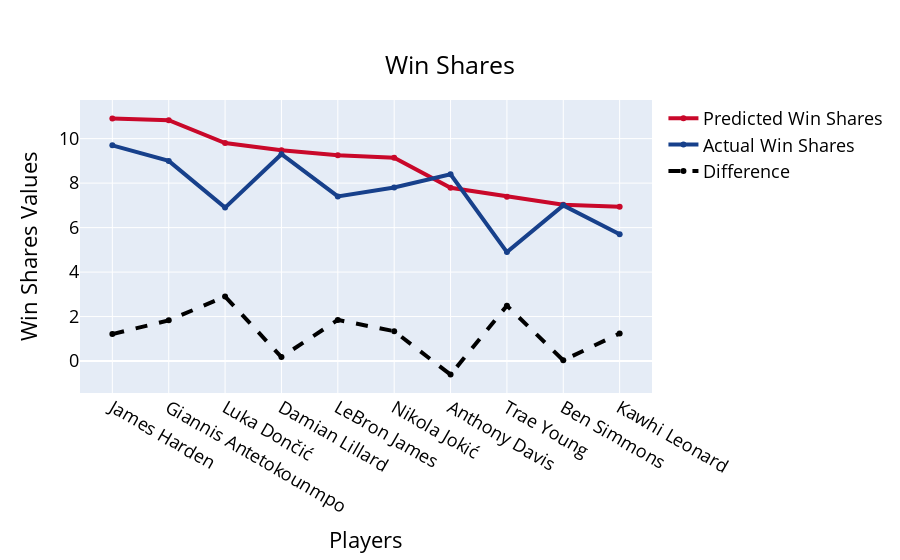

Notebook source saved alongside this figure:
### Code cell
# Used Plotly to visualize the data 
# Add data
players_px = new_df["Player"]
prediction_px = new_df["Prediction"]
win_shares_px = new_df["WS"]
difference_px = new_df["Difference"]
fig = go.Figure()
# Create and style traces
fig.add_trace(go.Scatter(x=players_px, y=prediction_px, name='Predicted Win Shares',
                         line=dict(color='#C9082A', width=4)))
fig.add_trace(go.Scatter(x=players_px, y=win_shares_px, name = 'Actual Win Shares',
                         line=dict(color='#17408B', width=4)))
fig.add_trace(go.Scatter(x=players_px, y=difference_px, name='Difference',
                         line=dict(color='black', width=4,
                              dash='dash') # dash options include 'dash', 'dot', and 'dashdot'
))
# Edit the layout
fig.update_layout( xaxis_title='Players',
                   yaxis_title='Win Shares Values',
                   title={
                    'text': "Win Shares",
                    'y':0.9,
                    'x':0.5,
                    'xanchor': 'center',
                    'yanchor': 'top'},
                   font=dict(
                       size=18,
                       color='black'))
fig.show()

### Figure 1 — Plotly figure (JSON) as saved in the notebook; plotly's stock layout.template omitted (floating-point values rounded to 4 significant figures)
{"data": [{"line": {"color": "#C9082A", "width": 4}, "name": "Predicted Win Shares", "type": "scatter", "x": ["James Harden", "Giannis Antetokounmpo", "Luka Dončić", "Damian Lillard", "LeBron James", "Nikola Jokić", "Anthony Davis", "Trae Young", "Ben Simmons", "Kawhi Leonard"], "y": [10.91, 10.83, 9.8, 9.48, 9.25, 9.14, 7.79, 7.39, 7.03, 6.94]}, {"line": {"color": "#17408B", "width": 4}, "name": "Actual Win Shares", "type": "scatter", "x": ["James Harden", "Giannis Antetokounmpo", "Luka Dončić", "Damian Lillard", "LeBron James", "Nikola Jokić", "Anthony Davis", "Trae Young", "Ben Simmons", "Kawhi Leonard"], "y": [9.7, 9, 6.9, 9.3, 7.4, 7.8, 8.4, 4.9, 7, 5.7]}, {"line": {"color": "black", "dash": "dash", "width": 4}, "name": "Difference", "type": "scatter", "x": ["James Harden", "Giannis Antetokounmpo", "Luka Dončić", "Damian Lillard", "LeBron James", "Nikola Jokić", "Anthony Davis", "Trae Young", "Ben Simmons", "Kawhi Leonard"], "y": [1.21, 1.83, 2.9, 0.18, 1.85, 1.34, -0.61, 2.49, 0.03, 1.24]}], "layout": {"font": {"color": "black", "size": 18}, "title": {"text": "Win Shares", "x": 0.5, "xanchor": "center", "y": 0.9, "yanchor": "top"}, "xaxis": {"title": {"text": "Players"}}, "yaxis": {"title": {"text": "Win Shares Values"}}}}
